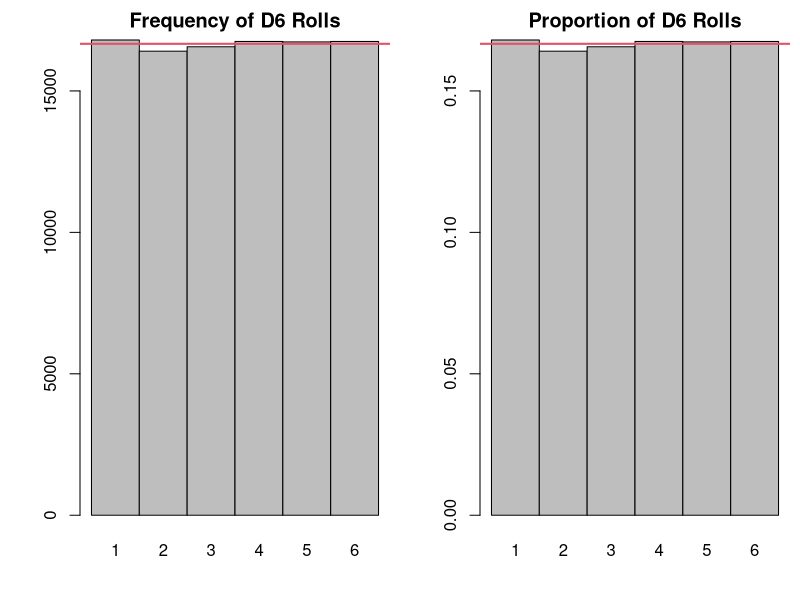
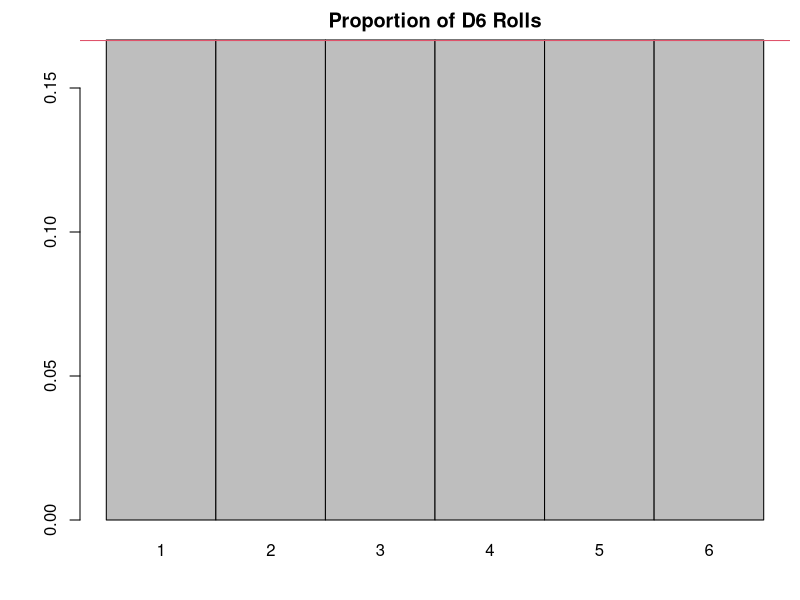
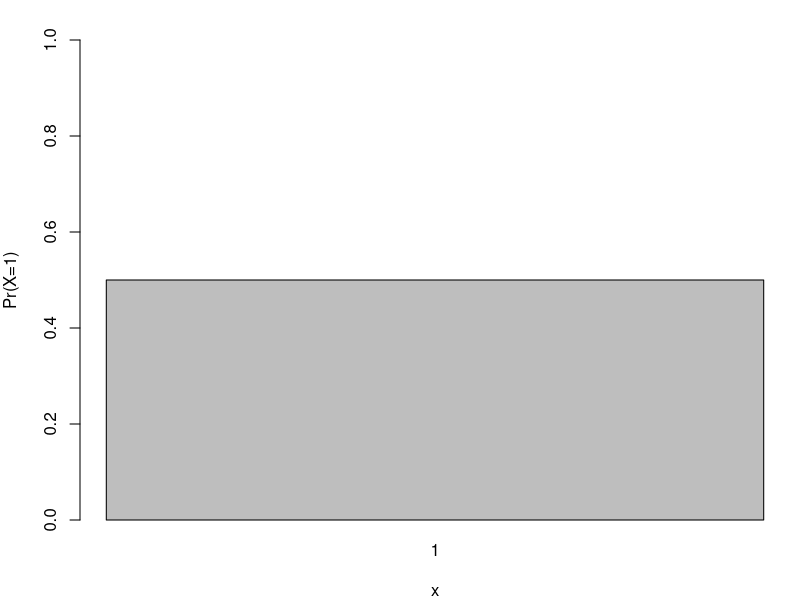
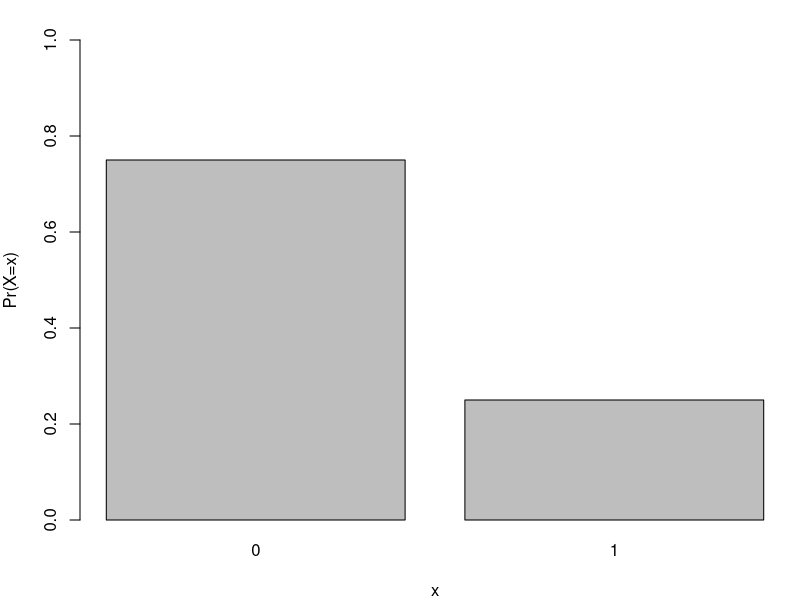
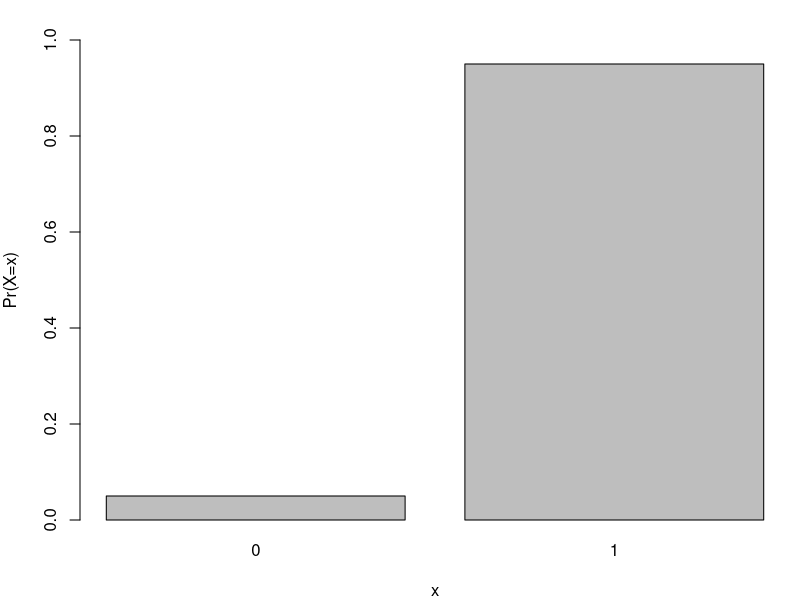
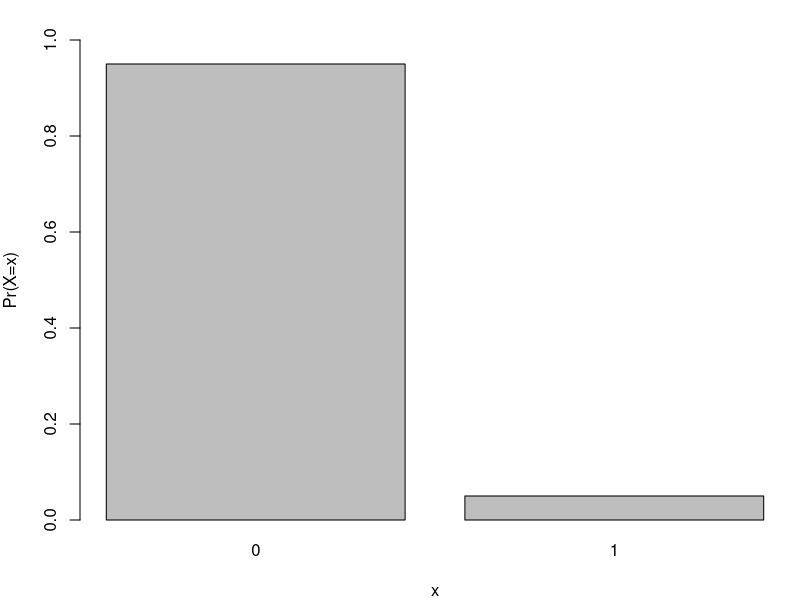
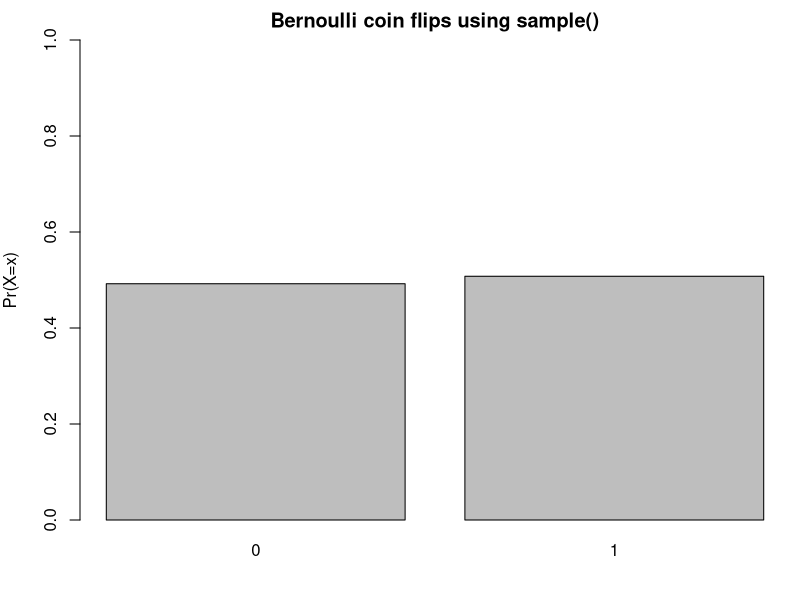
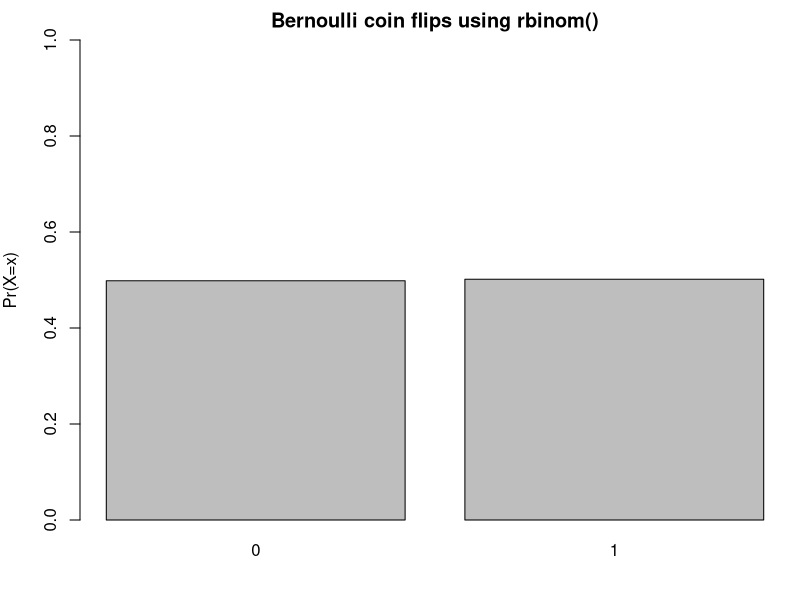

Write the R code that produced these figures, in order.
## R_Demo_Simulation_Learning_Probability_Discrete_Distributions.R
##########################################################################
## INSTRUCTOR: Christopher Fariss
## COURSE NAME: Programming and Simulation Methods for Computational Social Science (1T, 2W)
## University of Essex Summer School 2023
##
## Date: 2025-07-08
##
## Please e-mail me if you find any errors or have and suggestions
## e-mail: cjf0006@gmail.com
## e-mail: cjfariss@umich.edu
##########################################################################
## Introduction to tutorial:
##
## For this R tutorial, we will learn about:
##
## (1) Discrete probability distributions for discrete events (e.g., a coin flip; rolling a 6-sided dice).
## (2) Continuous probability distributions (e.g., SAT, GRE or LSAT scores; human weight at birth; distance from the center of the board for the beanbag toss or cornhole game)
##
## Note: This lesson contains information you will use in a program challenge this week: select one continuous and/or one discrete probability distribution from below (not including Uniform, Normal, Bernoulli, or Binomial) and describe it in detail with ## comments and R code. See the examples for Uniform, Normal, Bernoulli, or Binomial distributions below. If you select 2 distributions, make sure one is continuous and the other is discrete.
##
##########################################################################

## first we will construct a density function using the now familiar sample() function

## probability mass or probability density: this is just how much probability does each event/outcome have and it all needs to sum to 1 to be a probability measure (see the less from last week)

## What is density? Density is the relative probability of sampling an event at a specific point along the range of possible values defined by the function.

## let's see density in action by simulating the roll of a D6 in R using the sample() function
library(MASS)

## total number of rolls
## try changing this value from 100 to 1000 to 10000 to 100000
sim_n <- 100000
sim_n

values <- sample(c(1,2,3,4,5,6), size=sim_n, replace=T)
table(values)
table(values)/sim_n

par(mfrow=c(1,2), mar=c(4,4,2,.5)) ## as always we can check the help file for the par() function ?par
barplot(table(values), names.arg=c(1,2,3,4,5,6), space=0, main="Frequency of D6 Rolls")
abline(h=sim_n/6, col=2, lwd=2)
barplot(table(values)/sim_n, names.arg=c(1,2,3,4,5,6), space=0, main="Proportion of D6 Rolls")
abline(h=1/6, col=2, lwd=2)

## what is the probability of getting 1 of the numbers on our fair D6?
## this is a probability density function for our D6 roll.
par(mfrow=c(1,1), mar=c(4,4,2,.5))
#par(mfrow=c(1,1), mar=c(6,6,4,4))
barplot(rep(1/6, 6), names.arg=c(1,2,3,4,5,6), space=0, main="Proportion of D6 Rolls", ylim=c(0,1/6))
abline(h=1/6, col=2, lwd=2)

##########################################################################
##
## Bernoulli distribution
##
## The Bernoulli distribution is a special case of the Binomial distribution
##
## The sample space S for the Bernoulli distribution, is defined to take one element.
## There are two probabilities estimated by the distribution p and 1-p.
## The probability distribution for p is in reference to when the variable y=1 and 1-p is in reference to when y=0.
##
## discrete range of the observed binary variable: [0,1]
## distribution function: p^y * (1-p)^(1-y)
## parameters: p is a continuous, real value parameter that ranges from 0 to 1,
## it is interpreted as the probability of success of a single trial (success is when y=1)
##
## R function names (all with size argument set to 1):
## dbinom
## pbinom
## qbinom
## rbinom
##
## parameters:
## formula for the mean: p
## formula for the variance: p*(1-p)
##
## let's define our own Bernoulli function
## the argument p can take real (continuous) values between 0 and 1
## the argument y can take discrete values of 0 or 1
Bernoulli_function <- function(p,y){
    p^y * (1-p)^(1-y)
}

## call our user defined function
Bernoulli_function(p=.5, y=1)
Bernoulli_function(p=.5, y=0)
Bernoulli_function(p=.25, y=1)
Bernoulli_function(p=.25, y=0)

## use R's base function for a Bernoulli distribution
dbinom(1,size=1,.5)
dbinom(0,size=1,.5)
dbinom(1,size=1,.25)
dbinom(0,size=1,.25)

dbinom(2,size=1,.25)

## graph the probability distribution
barplot(dbinom(x=1, size=1, prob=0.5), names.arg=c(1), ylim=c(0,1), ylab="Pr(X=1)", xlab="x")

## generate a vector with a 0 and 1
values <- dbinom(x=c(0,1), size=1, prob=0.25)
values

barplot(values, names.arg=c(0,1), ylim=c(0,1), ylab="Pr(X=x)", xlab="x")

values <- dbinom(x=c(0,1), size=1, prob=0.95)
barplot(values, names.arg=c(0,1), ylim=c(0,1), ylab="Pr(X=x)", xlab="x")

values <- dbinom(x=c(0,1), size=1, prob=0.05)
barplot(values, names.arg=c(0,1), ylim=c(0,1), ylab="Pr(X=x)", xlab="x")


## we can simulate the Bernoulli process with the sample() function or the rbinom() function

## simulate a Bernoulli trial with two coin flips using the sample() function
sim_n <- 10000
coin_flip_trial <- sample(c(0,1),size=sim_n, replace=TRUE, prob=c(.5,.5))
table(coin_flip_trial)/sim_n

## graph the simulation from above
barplot(table(coin_flip_trial)/sim_n, names.arg=c(0,1), ylim=c(0,1), ylab="Pr(X=x)", main="Bernoulli coin flips using sample()")

## simulate a Bernoulli trial with two coin flips using the rbinom() function
sim_n <- 10000
coin_flip_trial <- rbinom(sim_n, size=1, prob=.5)
table(coin_flip_trial)/sim_n

## graph the simulation from above
barplot(table(coin_flip_trial)/sim_n, names.arg=c(0,1), ylim=c(0,1), ylab="Pr(X=x)", main="Bernoulli coin flips using rbinom()")


##########################################################################
##
## Binomial distribution
##
## The sample space S for the Binomial distribution, is defined to take one element. There are two probabilities estimated by the distribution p and 1-p. The probability distribution for p is in reference to when the variable y=1 and 1-p is in reference to when y=0.
##
## discrete range of the observed binary variable: [0,N]
## distribution function: choose(N, y) * p^y * (1-p)^(N-y)
## parameters: p is a continuous, real value parameter that ranges from 0 to 1, it is interpreted as the probability of success of a single trial (success is when y=1). when N > 1, it is interpreted as the probability of success for each individual N trial
##
## choose(N, y) is the binomial coefficient and is defined as N!/(y!(N − y)!).
## This turns into a very large number as N increases.
## It is used to normalize (bound the probability for a binomial outcome) to range from 0 to 1.
## It is also called the normalization coefficient.
##
## R function names (all with size argument set to N):
## dbinom
## pbinom
## qbinom
## rbinom
##
## parameters:
## formula for the mean: N*p
## formula for the variance: N*p*(1-p)
##
## let's define our own Bernoulli function
## the argument p can take values between 0 and 1
## the argument y can take discrete values of 0 or 1
Binomial_function <- function(p,y,N){
    (factorial(N)/(factorial(y) * factorial(N-y) )) * p^y * (1-p)^(N-y)
}

## quick reminder on factorials
## factorials are just the product of all the integer values in a sequence starting from the largest number in the sequence down to 1
factorial(3) # 3! written out in math but this won't work in R
prod(3:1)
prod(seq(from=3,to=1,by=-1))
3*2*1

factorial(4)
prod(4:1)
prod(seq(4,1))
4*3*2*1

## careful with this rule though
factorial(0)
prod(0)

## call our user defined function
Binomial_function(p=.5, y=2, N=2)
Binomial_function(p=.5, y=1, N=2)
Binomial_function(p=.5, y=0, N=2)
Binomial_function(p=.25, y=2, N=2)
Binomial_function(p=.25, y=1, N=2)
Binomial_function(p=.25, y=0, N=2)

Binomial_function(p=.25, y=2, N=2) + Binomial_function(p=.25, y=1, N=2) + Binomial_function(p=.25, y=0, N=2)

## use R's base function for a Binomial distribution
dbinom(2,size=2,.5)
dbinom(1,size=2,.5)
dbinom(0,size=2,.5)
dbinom(2,size=2,.25)
dbinom(1,size=2,.25)
dbinom(0,size=2,.25)

## write out binomial function using the choose() function instead of factorial
Binomial_function_2 <- function(p,y,N){
    choose(N,y) * p^y * (1-p)^(N-y)
}
Binomial_function_2(p=.5, y=2, N=2)
Binomial_function(p=.5, y=2, N=2)
dbinom(2,size=2,.5)


## simulate a binomial trial with two coin flips
sim_n <- 10000
coin_flip_trial1 <- sample(c(0,1),size=sim_n, replace=TRUE)
coin_flip_trial2 <- sample(c(0,1),size=sim_n, replace=TRUE)
table(coin_flip_trial1)/sim_n
table(coin_flip_trial2)/sim_n

table(coin_flip_trial1 + coin_flip_trial2)/sim_n

## graph the simulation from above
barplot(table(coin_flip_trial1 + coin_flip_trial2)/sim_n, names.arg=c(0,1,2), ylim=c(0,1), ylab="Pr(X=x)", main="Binomial trial (2 coin flips) using sample()")

## simulate a Bernoulli trial with two coin flips using the rbinom() function
sim_n <- 10000
coin_flip_trial <- rbinom(sim_n, size=2, prob=.5)
table(coin_flip_trial)/sim_n

## graph the simulation from above
barplot(table(coin_flip_trial)/sim_n, names.arg=c(0,1,2), ylim=c(0,1), ylab="Pr(X=x)", main="Binomial trial (2 coin flips) using rbinom()")


## graph the density or mass of the binomial trial with two coin flips
values <- dbinom(x=c(0,1,2), size=2, prob=0.5)
values
par(mfrow=c(1,1))
barplot(values, names.arg=c(0,1,2), ylim=c(0,1), ylab="Pr(X=x)")

## graph the density or mass of the binomial trial with two coin flips but with a different probability
values <- dbinom(x=c(0,1,2), size=2, prob=1/3)
values
barplot(values, names.arg=c(0,1,2), ylim=c(0,1), ylab="Pr(X=x)")

## graph the density or mass of the binomial trial with six coin flips
values <- dbinom(x=c(0,1,2,3,4,5,6), size=6, prob=1/2)
values
sum(values)
barplot(values, names.arg=c(0:6), ylim=c(0,1), ylab="Pr(X=x)")

## graph the density or mass of the binomial trial with five coin flips
values <- dbinom(x=c(0,1,2,3,4,5), size=5, prob=1/2)
values
barplot(values, names.arg=c(0:5), ylim=c(0,1), ylab="Pr(X=x)")


## graph the density or mass of the binomial trial with ten coin flips
values <- dbinom(x=0:10, size=10, prob=.5)
values
barplot(values, names.arg=c(0:10), ylim=c(0,1), ylab="Pr(X=x)")


## graph the density or mass of the binomial trial with ten coin flips but with a higher probability of getting "heads"
values <- dbinom(x=0:10, size=10, prob=.9)
values
barplot(values, names.arg=c(0:10), ylim=c(0,1), ylab="Pr(X=x)")


## here is where the program challenge questions start

##########################################################################
## Additional probability distributions for discrete variables (integers that are usually strictly positive)
##########################################################################
##
##########################################################################
## Poisson distribution
##
## R function names:
## dpois
## ppois
## qpois
## rpois
##
##########################################################################
## geometric distribution
##
## R function names:
## dgeom
## pgeom
## qgeom
## rgeom
##
##########################################################################
## negative binomial distribution
##
## R function names:
## dnbinom
## pnbinom
## qnbinom
## rnbinom
##
##########################################################################
## hypergeometric distribution
##
## R function names:
## dhyper
## phyper
## qhyper
## rhyper
##
##########################################################################
## multinomial distribution
##
## R function names:
## rmultinom
## dmultinom
##
